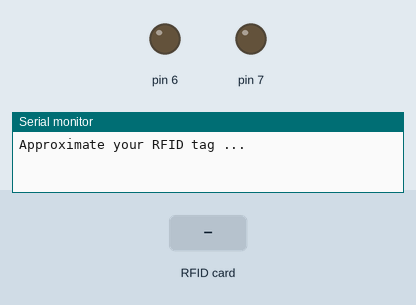
This sketch was run on a simulated Arduino Uno, built with avr-gcc and run on an emulated ATmega328P. Shown: output pins drawn as LEDs (lit = HIGH), the last lines printed to the serial monitor. Dashed ring = blinking. The test bench sets the inputs (shaded band). Pins used as bus, display or sensor lines are not drawn.

Above: at 1.2 s.
1.3 s: RFID card 5E 7A 19 C4 held to the reader
At 1.5 s:
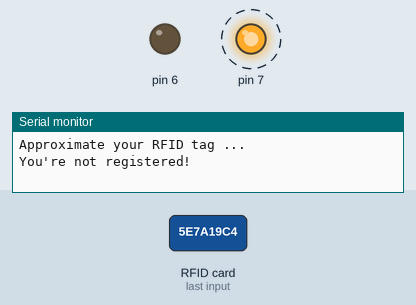
Timing chart, 0 to 6.4 s (numbered marks = the images above; inputs shaded):
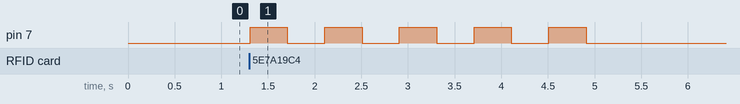

The sketch:

rfid.ino
```cpp
/*yohahaha
 * i'm here with a project for my daughter project's
 * first i find pins from below table
 * Typical pin layout used:
   -----------------------------------------------------------------------------------------
               MFRC522      Arduino       Arduino   Arduino    Arduino          Arduino
               Reader/PCD   Uno/101       Mega      Nano v3    Leonardo/Micro   Pro Micro
   Signal      Pin          Pin           Pin       Pin        Pin              Pin
   -----------------------------------------------------------------------------------------
   RST/Reset   RST          9             5         D9         RESET/ICSP-5     RST
   SPI SS      SDA(SS)      10            53        D10        10               10
   SPI MOSI    MOSI         11 / ICSP-4   51        D11        ICSP-4           16
   SPI MISO    MISO         12 / ICSP-1   50        D12        ICSP-1           14
   SPI SCK     SCK          13 / ICSP-3   52        D13        ICSP-3           15
 *after that i most connect leds to pin 6,7
 *for first time u can run this program and after see member id in serial monitor
 *add it to memberID
 */

#include <SPI.h>
#include <MFRC522.h>
// set pins
#define ResetPin 9
#define CSPin 10

String memberID = "43C939A"; //set your cart id here!!!!
String tagID = "";
MFRC522 RFIDmodule(CSPin, ResetPin);

boolean readTagID()
{
  if (!RFIDmodule.PICC_IsNewCardPresent())
    return false;
  if (!RFIDmodule.PICC_ReadCardSerial())
    return false;
  tagID = "";
  for (uint8_t i = 0; i < 4; i++)
    tagID.concat(String(RFIDmodule.uid.uidByte[i], HEX));
  tagID.toUpperCase();
  RFIDmodule.PICC_HaltA();
  return true;
}

void setup()
{
  Serial.begin(9600);
  SPI.begin();
  RFIDmodule.PCD_Init();
  Serial.println("Approximate your RFID tag ...");
  Serial.println("");
  pinMode(7,OUTPUT);
  pinMode(6,OUTPUT);
}
void loop()
{
  while (readTagID())
  {
    if (tagID == memberID)
    {
      Serial.println("You're Welcome!");
      for (int j=0;j<=3;j++){
         digitalWrite(6,HIGH);
         delay(300);
         digitalWrite(6,LOW);
         delay(300);
      }

    }
    else
    {
      Serial.println("You're not registered!");
      for(int i = 0;i<=4;i++){
      digitalWrite(7,HIGH);
      delay(400);
      digitalWrite(7,LOW);
      delay(400);
      }
    }
    Serial.print(" ID : ");
    Serial.println(tagID);
    Serial.println("");
    delay(1000);
    Serial.println("Approximate your RFID tag ...");
    Serial.println("");
  }
}
```

Measured:
- after the input at 1.3 s, pin 7: alternates HIGH for 0.40 s and LOW for 0.40 s, 10 changes in all, then stays LOW, starting at once
